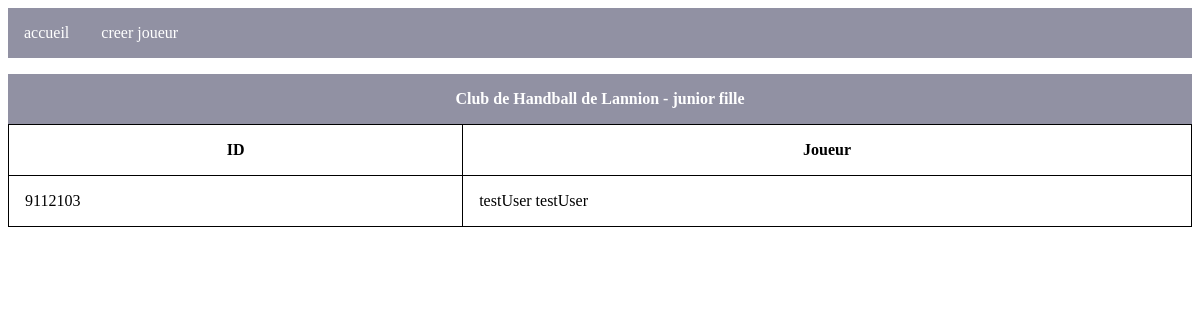
The app's page /club.php?id=22007&categ=4 with its own data.
### tables this page shows
CREATE TABLE `club` (
  `id` int(11) NOT NULL,
  `name` varchar(50) NOT NULL,
  `num` int(11) NOT NULL
);

CREATE TABLE `categorie` (
  `id` int(11) NOT NULL,
  `name` varchar(50) NOT NULL
);

CREATE TABLE `joueur` (
  `id` int(11) NOT NULL,
  `firstname` varchar(50) NOT NULL,
  `lastname` varchar(50) NOT NULL,
  `birth` date NOT NULL,
  `email` varchar(50) NOT NULL,
  `license` varchar(11) NOT NULL,
  `categorie_club_id` int(11) NOT NULL
);

### club.php (the view, shortened to what this page needs)
<!DOCTYPE html>
<html lang="en">
<head>
    <link rel="stylesheet" href="style.css">
</head>
<body>
    <header>
    <nav><a href="/">accueil</a>
            <a href="creer_joueur.php">creer joueur</a>
        </nav>
    </header>
    <?php
    include 'pdo.php';
    $res = array();
    $sql='SELECT joueur.license  as jnum,joueur.id as jid,joueur.firstname,joueur.lastname,club.num,categorie.id,categorie.name as catname,club.name as clubname FROM `club` INNER JOIN categorie_club on club.id=categorie_club.club_id INNER JOIN categorie on categorie.id=categorie_club.categorie_id INNER JOIN joueur on joueur.categorie_club_id=categorie_club.id where club.num= :param1 AND categorie.id= :param2 ;';
            if($prep=$pdo->prepare($sql)){
                $prep->bindParam(':param1',$_GET['id'], PDO::PARAM_INT);
                $prep->bindParam(':param2',$_GET['categ'], PDO::PARAM_INT);
                $prep->execute();
                while($row=$prep->fetch()){
            array_push($res, array('jid'=>$row['jid'],'id'=>$row['id'],'firstname'=> $row['firstname'],'lastname'=> $row['lastname'],'num'=> $row['num'],'catname'=>$row['catname'],'clubname'=>$row['clubname'],'jnum'=>$row['jnum'])
        );
                }
            }else {
                $error = $pdo->errno . ' ' . $pdo->error;
                echo $error;
            }
    ?>
    <table>
        <caption>
        Club de Handball de <?php echo $res[0]['clubname'].' - '.$res[0]['catname']?>
        </caption>
        <thead>
            <tr>
                <th>
                ID
                </th>
                <th>
                    Joueur
                </th>
            </tr>
        </thead>
        <tbody>
            <?php foreach ($res as $key => $value) {?>
            <tr class="click" onclick="window.location.href='http://localhost:8090/joueur.php?id=<?php echo $value['jid']?>'">
                <td>
                    <?php echo $value['jnum'] ?>
                </td>
                <td>
                    <?php echo $value['firstname'].' '.$value['lastname'] ?>
                </td>
            </tr>
            <?php  }?>
        </tbody>
    </table>
</body>
</html>

### style.css (style rules this page uses)
td,th { border:1px solid black; padding: 1em; }
table { border-collapse: collapse; border-radius: 15px; width:100%; }
caption,.caption { margin-top: 1em; background-color: rgb(145, 145, 163) ; padding: 1em; color: #fff; font-weight: 900; }
a { display:inline; }
nav>a { text-decoration: none; padding: 1em; color: #fff; }
nav { background-color: rgb(145, 145, 163) ; display: flex; }
a:link { color: none; text-decoration: none; }

### records on screen
club: name "Lannion", categorie.name "junior fille", joueur.license "9112103", joueur.firstname "testUser", joueur.lastname "testUser"
